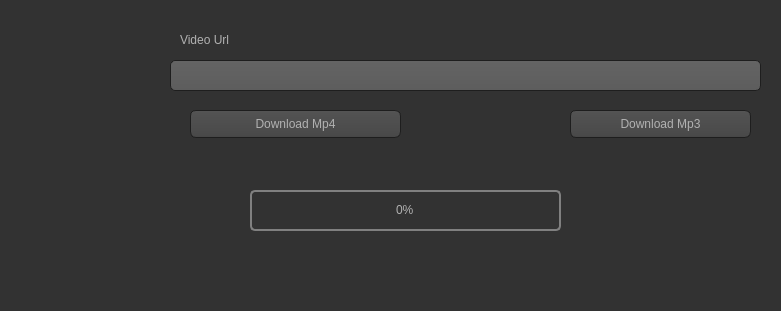
<?xml version="1.0" encoding="UTF-8"?>
<ui version="4.0">
 <class>MainWindow</class>
 <widget class="QMainWindow" name="MainWindow">
  <property name="geometry">
   <rect>
    <x>0</x>
    <y>0</y>
    <width>781</width>
    <height>311</height>
   </rect>
  </property>
  <property name="windowTitle">
   <string>YouTube</string>
  </property>
  <property name="styleSheet">
   <string notr="true">QToolTip
{
     border: 1px solid black;
     background-color: #ffa02f;
     padding: 1px;
     border-radius: 3px;
     opacity: 100;
}

QWidget
{
    color: #b1b1b1;
    background-color: #323232;
}

QWidget:item:hover
{
    background-color: QLinearGradient( x1: 0, y1: 0, x2: 0, y2: 1, stop: 0 #ffa02f, stop: 1 #ca0619);
    color: #000000;
}

QWidget:item:selected
{
    background-color: QLinearGradient( x1: 0, y1: 0, x2: 0, y2: 1, stop: 0 #ffa02f, stop: 1 #d7801a);
}

QMenuBar::item
{
    background: transparent;
}

QMenuBar::item:selected
{
    background: transparent;
    border: 1px solid #ffaa00;
}

QMenuBar::item:pressed
{
    background: #444;
    border: 1px solid #000;
    background-color: QLinearGradient(
        x1:0, y1:0,
        x2:0, y2:1,
        stop:1 #212121,
        stop:0.4 #343434/*,
        stop:0.2 #343434,
        stop:0.1 #ffaa00*/
    );
    margin-bottom:-1px;
    padding-bottom:1px;
}

QMenu
{
    border: 1px solid #000;
}

QMenu::item
{
    padding: 2px 20px 2px 20px;
}

QMenu::item:selected
{
    color: #000000;
}

QWidget:disabled
{
    color: #404040;
    background-color: #323232;
}

QAbstractItemView
{
    background-color: QLinearGradient( x1: 0, y1: 0, x2: 0, y2: 1, stop: 0 #4d4d4d, stop: 0.1 #646464, stop: 1 #5d5d5d);
}

QWidget:focus
{
    /*border: 2px solid QLinearGradient( x1: 0, y1: 0, x2: 0, y2: 1, stop: 0 #ffa02f, stop: 1 #d7801a);*/
}

QLineEdit
{
    background-color: QLinearGradient( x1: 0, y1: 0, x2: 0, y2: 1, stop: 0 #4d4d4d, stop: 0 #646464, stop: 1 #5d5d5d);
    padding: 1px;
    border-style: solid;
    border: 1px solid #1e1e1e;
    border-radius: 5;
}

QPushButton
{
    color: #b1b1b1;
    background-color: QLinearGradient( x1: 0, y1: 0, x2: 0, y2: 1, stop: 0 #565656, stop: 0.1 #525252, stop: 0.5 #4e4e4e, stop: 0.9 #4a4a4a, stop: 1 #464646);
    border-width: 1px;
    border-color: #1e1e1e;
    border-style: solid;
    border-radius: 6;
    padding: 3px;
    font-size: 12px;
    padding-left: 5px;
    padding-right: 5px;
}

QPushButton:pressed
{
    background-color: QLinearGradient( x1: 0, y1: 0, x2: 0, y2: 1, stop: 0 #2d2d2d, stop: 0.1 #2b2b2b, stop: 0.5 #292929, stop: 0.9 #282828, stop: 1 #252525);
}

QComboBox
{
    selection-background-color: #ffaa00;
    background-color: QLinearGradient( x1: 0, y1: 0, x2: 0, y2: 1, stop: 0 #565656, stop: 0.1 #525252, stop: 0.5 #4e4e4e, stop: 0.9 #4a4a4a, stop: 1 #464646);
    border-style: solid;
    border: 1px solid #1e1e1e;
    border-radius: 5;
}

QComboBox:hover,QPushButton:hover
{
    border: 2px solid QLinearGradient( x1: 0, y1: 0, x2: 0, y2: 1, stop: 0 #ffa02f, stop: 1 #d7801a);
}


QComboBox:on
{
    padding-top: 3px;
    padding-left: 4px;
    background-color: QLinearGradient( x1: 0, y1: 0, x2: 0, y2: 1, stop: 0 #2d2d2d, stop: 0.1 #2b2b2b, stop: 0.5 #292929, stop: 0.9 #282828, stop: 1 #252525);
    selection-background-color: #ffaa00;
}

QComboBox QAbstractItemView
{
    border: 2px solid darkgray;
    selection-background-color: QLinearGradient( x1: 0, y1: 0, x2: 0, y2: 1, stop: 0 #ffa02f, stop: 1 #d7801a);
}

QComboBox::drop-down
{
     subcontrol-origin: padding;
     subcontrol-position: top right;
     width: 15px;

     border-left-width: 0px;
     border-left-color: darkgray;
     border-left-style: solid; /* just a single line */
     border-top-right-radius: 3px; /* same radius as the QComboBox */
     border-bottom-right-radius: 3px;
 }

QComboBox::down-arrow
{
     image: url(:/down_arrow.png);
}

QGroupBox:focus
{
border: 2px solid QLinearGradient( x1: 0, y1: 0, x2: 0, y2: 1, stop: 0 #ffa02f, stop: 1 #d7801a);
}

QTextEdit:focus
{
    border: 2px solid QLinearGradient( x1: 0, y1: 0, x2: 0, y2: 1, stop: 0 #ffa02f, stop: 1 #d7801a);
}

QScrollBar:horizontal {
     border: 1px solid #222222;
     background: QLinearGradient( x1: 0, y1: 0, x2: 0, y2: 1, stop: 0.0 #121212, stop: 0.2 #282828, stop: 1 #484848);
     height: 7px;
     margin: 0px 16px 0 16px;
}

QScrollBar::handle:horizontal
{
      background: QLinearGradient( x1: 0, y1: 0, x2: 1, y2: 0, stop: 0 #ffa02f, stop: 0.5 #d7801a, stop: 1 #ffa02f);
      min-height: 20px;
      border-radius: 2px;
}

QScrollBar::add-line:horizontal {
      border: 1px solid #1b1b19;
      border-radius: 2px;
      background: QLinearGradient( x1: 0, y1: 0, x2: 1, y2: 0, stop: 0 #ffa02f, stop: 1 #d7801a);
      width: 14px;
      subcontrol-position: right;
      subcontrol-origin: margin;
}

QScrollBar::sub-line:horizontal {
      border: 1px solid #1b1b19;
      border-radius: 2px;
      background: QLinearGradient( x1: 0, y1: 0, x2: 1, y2: 0, stop: 0 #ffa02f, stop: 1 #d7801a);
      width: 14px;
     subcontrol-position: left;
     subcontrol-origin: margin;
}

QScrollBar::right-arrow:horizontal, QScrollBar::left-arrow:horizontal
{
      border: 1px solid black;
      width: 1px;
      height: 1px;
      background: white;
}

QScrollBar::add-page:horizontal, QScrollBar::sub-page:horizontal
{
      background: none;
}

QScrollBar:vertical
{
      background: QLinearGradient( x1: 0, y1: 0, x2: 1, y2: 0, stop: 0.0 #121212, stop: 0.2 #282828, stop: 1 #484848);
      width: 7px;
      margin: 16px 0 16px 0;
      border: 1px solid #222222;
}

QScrollBar::handle:vertical
{
      background: QLinearGradient( x1: 0, y1: 0, x2: 0, y2: 1, stop: 0 #ffa02f, stop: 0.5 #d7801a, stop: 1 #ffa02f);
      min-height: 20px;
      border-radius: 2px;
}

QScrollBar::add-line:vertical
{
      border: 1px solid #1b1b19;
      border-radius: 2px;
      background: QLinearGradient( x1: 0, y1: 0, x2: 0, y2: 1, stop: 0 #ffa02f, stop: 1 #d7801a);
      height: 14px;
      subcontrol-position: bottom;
      subcontrol-origin: margin;
}

QScrollBar::sub-line:vertical
{
      border: 1px solid #1b1b19;
      border-radius: 2px;
      background: QLinearGradient( x1: 0, y1: 0, x2: 0, y2: 1, stop: 0 #d7801a, stop: 1 #ffa02f);
      height: 14px;
      subcontrol-position: top;
      subcontrol-origin: margin;
}

QScrollBar::up-arrow:vertical, QScrollBar::down-arrow:vertical
{
      border: 1px solid black;
      width: 1px;
      height: 1px;
      background: white;
}


QScrollBar::add-page:vertical, QScrollBar::sub-page:vertical
{
      background: none;
}

QTextEdit
{
    background-color: #242424;
}

QPlainTextEdit
{
    background-color: #242424;
}

QHeaderView::section
{
    background-color: QLinearGradient(x1:0, y1:0, x2:0, y2:1, stop:0 #616161, stop: 0.5 #505050, stop: 0.6 #434343, stop:1 #656565);
    color: white;
    padding-left: 4px;
    border: 1px solid #6c6c6c;
}

QCheckBox:disabled
{
color: #414141;
}

QDockWidget::title
{
    text-align: center;
    spacing: 3px; /* spacing between items in the tool bar */
    background-color: QLinearGradient(x1:0, y1:0, x2:0, y2:1, stop:0 #323232, stop: 0.5 #242424, stop:1 #323232);
}

QDockWidget::close-button, QDockWidget::float-button
{
    text-align: center;
    spacing: 1px; /* spacing between items in the tool bar */
    background-color: QLinearGradient(x1:0, y1:0, x2:0, y2:1, stop:0 #323232, stop: 0.5 #242424, stop:1 #323232);
}

QDockWidget::close-button:hover, QDockWidget::float-button:hover
{
    background: #242424;
}

QDockWidget::close-button:pressed, QDockWidget::float-button:pressed
{
    padding: 1px -1px -1px 1px;
}

QMainWindow::separator
{
    background-color: QLinearGradient(x1:0, y1:0, x2:0, y2:1, stop:0 #161616, stop: 0.5 #151515, stop: 0.6 #212121, stop:1 #343434);
    color: white;
    padding-left: 4px;
    border: 1px solid #4c4c4c;
    spacing: 3px; /* spacing between items in the tool bar */
}

QMainWindow::separator:hover
{

    background-color: QLinearGradient(x1:0, y1:0, x2:0, y2:1, stop:0 #d7801a, stop:0.5 #b56c17 stop:1 #ffa02f);
    color: white;
    padding-left: 4px;
    border: 1px solid #6c6c6c;
    spacing: 3px; /* spacing between items in the tool bar */
}

QToolBar::handle
{
     spacing: 3px; /* spacing between items in the tool bar */
     background: url(:/images/handle.png);
}

QMenu::separator
{
    height: 2px;
    background-color: QLinearGradient(x1:0, y1:0, x2:0, y2:1, stop:0 #161616, stop: 0.5 #151515, stop: 0.6 #212121, stop:1 #343434);
    color: white;
    padding-left: 4px;
    margin-left: 10px;
    margin-right: 5px;
}

QProgressBar
{
    border: 2px solid grey;
    border-radius: 5px;
    text-align: center;
}

QProgressBar::chunk
{
    background-color: #d7801a;
    width: 2.15px;
    margin: 0.5px;
}

QTabBar::tab {
    color: #b1b1b1;
    border: 1px solid #444;
    border-bottom-style: none;
    background-color: #323232;
    padding-left: 10px;
    padding-right: 10px;
    padding-top: 3px;
    padding-bottom: 2px;
    margin-right: -1px;
}

QTabWidget::pane {
    border: 1px solid #444;
    top: 1px;
}

QTabBar::tab:last
{
    margin-right: 0; /* the last selected tab has nothing to overlap with on the right */
    border-top-right-radius: 3px;
}

QTabBar::tab:first:!selected
{
 margin-left: 0px; /* the last selected tab has nothing to overlap with on the right */


    border-top-left-radius: 3px;
}

QTabBar::tab:!selected
{
    color: #b1b1b1;
    border-bottom-style: solid;
    margin-top: 3px;
    background-color: QLinearGradient(x1:0, y1:0, x2:0, y2:1, stop:1 #212121, stop:.4 #343434);
}

QTabBar::tab:selected
{
    border-top-left-radius: 3px;
    border-top-right-radius: 3px;
    margin-bottom: 0px;
}

QTabBar::tab:!selected:hover
{
    /*border-top: 2px solid #ffaa00;
    padding-bottom: 3px;*/
    border-top-left-radius: 3px;
    border-top-right-radius: 3px;
    background-color: QLinearGradient(x1:0, y1:0, x2:0, y2:1, stop:1 #212121, stop:0.4 #343434, stop:0.2 #343434, stop:0.1 #ffaa00);
}

QRadioButton::indicator:checked, QRadioButton::indicator:unchecked{
    color: #b1b1b1;
    background-color: #323232;
    border: 1px solid #b1b1b1;
    border-radius: 6px;
}

QRadioButton::indicator:checked
{
    background-color: qradialgradient(
        cx: 0.5, cy: 0.5,
        fx: 0.5, fy: 0.5,
        radius: 1.0,
        stop: 0.25 #ffaa00,
        stop: 0.3 #323232
    );
}

QCheckBox::indicator{
    color: #b1b1b1;
    background-color: #323232;
    border: 1px solid #b1b1b1;
    width: 9px;
    height: 9px;
}

QRadioButton::indicator
{
    border-radius: 6px;
}

QRadioButton::indicator:hover, QCheckBox::indicator:hover
{
    border: 1px solid #ffaa00;
}

QCheckBox::indicator:checked
{
    image:url(:/images/checkbox.png);
}

QCheckBox::indicator:disabled, QRadioButton::indicator:disabled
{
    border: 1px solid #444;
}</string>
  </property>
  <widget class="QWidget" name="centralwidget">
   <widget class="QLabel" name="avatar">
    <property name="geometry">
     <rect>
      <x>20</x>
      <y>20</y>
      <width>131</width>
      <height>121</height>
     </rect>
    </property>
    <property name="text">
     <string/>
    </property>
   </widget>
   <widget class="QLineEdit" name="url">
    <property name="geometry">
     <rect>
      <x>170</x>
      <y>60</y>
      <width>591</width>
      <height>31</height>
     </rect>
    </property>
   </widget>
   <widget class="QLabel" name="label">
    <property name="geometry">
     <rect>
      <x>180</x>
      <y>30</y>
      <width>61</width>
      <height>20</height>
     </rect>
    </property>
    <property name="text">
     <string>Video Url</string>
    </property>
   </widget>
   <widget class="QPushButton" name="dow_mp3">
    <property name="geometry">
     <rect>
      <x>570</x>
      <y>110</y>
      <width>181</width>
      <height>28</height>
     </rect>
    </property>
    <property name="text">
     <string>Download Mp3</string>
    </property>
   </widget>
   <widget class="QPushButton" name="dow_mp4">
    <property name="geometry">
     <rect>
      <x>190</x>
      <y>110</y>
      <width>211</width>
      <height>28</height>
     </rect>
    </property>
    <property name="text">
     <string>Download Mp4</string>
    </property>
   </widget>
   <widget class="QProgressBar" name="progressBar">
    <property name="geometry">
     <rect>
      <x>250</x>
      <y>190</y>
      <width>311</width>
      <height>41</height>
     </rect>
    </property>
    <property name="value">
     <number>0</number>
    </property>
   </widget>
   <widget class="QLabel" name="download_msg">
    <property name="geometry">
     <rect>
      <x>180</x>
      <y>240</y>
      <width>461</width>
      <height>21</height>
     </rect>
    </property>
    <property name="text">
     <string/>
    </property>
   </widget>
   <widget class="QLabel" name="title">
    <property name="geometry">
     <rect>
      <x>260</x>
      <y>25</y>
      <width>491</width>
      <height>21</height>
     </rect>
    </property>
    <property name="text">
     <string/>
    </property>
   </widget>
  </widget>
  <widget class="QStatusBar" name="statusbar"/>
 </widget>
 <resources/>
 <connections/>
</ui>
